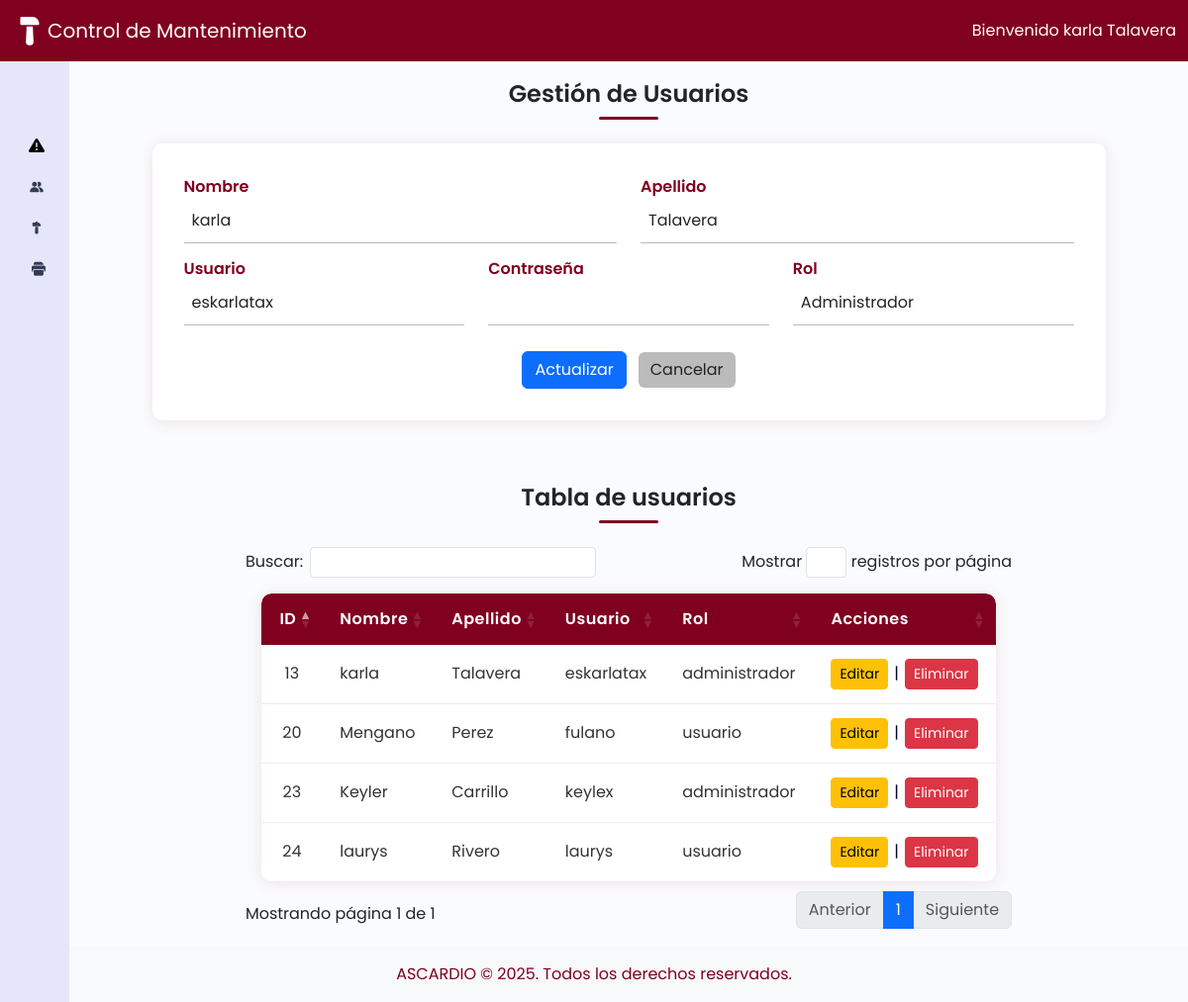
Screenshot of /index.php?vista=usuarios&editar=13 (signed in) with the database file from the repository.
### tables this page shows
CREATE TABLE `usuarios` (
  `id` int(11) NOT NULL,
  `nombre` varchar(50) NOT NULL,
  `apellido` varchar(50) NOT NULL,
  `usuario` varchar(50) NOT NULL,
  `contrasena` varchar(255) NOT NULL,
  `rol` enum('administrador','usuario') NOT NULL DEFAULT 'usuario'
);

### controladores/controladorUsuario.php (called while the page is built, shortened)
<?php
require_once dirname(__DIR__) . '/modelos/modeloUsuario.php';
class controladorUsuario {
    private $modelo;
    public function __construct() {
        $this->modelo = new modeloUsuario();
    }
    public function mostrarUsuarios() {
        $usuarioEditar = null;
        if (isset($_GET['editar'])) {
            $idEditar = $_GET['editar'];
            $usuarios = $this->modelo->obtenerUsuarios();
            foreach ($usuarios as $u) {
                if ($u['id'] == $idEditar) {
                    $usuarioEditar = $u;
                    break;
                }
            }
        }
        $usuarios = $this->modelo->obtenerUsuarios();
        require dirname(__DIR__) . '/vistas/vistaUsuario.php';
    }
}

### modelos/modeloUsuario.php (called while the page is built, shortened)
<?php
require_once dirname(__DIR__) . '/config/conexion.php';
class modeloUsuario {
    private $conexion;
    public function __construct() {
        $bd = new Base_Datos();
        $this->conexion = $bd->Conexion_Base_Datos();
    }
    public function obtenerUsuarios() {
        $sql = "SELECT * FROM usuarios";
        $stmt = $this->conexion->prepare($sql);
        $stmt->execute();
        return $stmt->fetchAll(PDO::FETCH_ASSOC);
    }
}

### config/conexion.php (called while the page is built, shortened)
<?php
  class Base_Datos{
    private $Nombre_Servidor = "localhost";
    private $Nombre_Base_Datos = "Mantenimiento_AscardioDB;";
    private $Nombre_Usuario = "root";
    private $Pass = "";
    public function Conexion_Base_Datos(){
       $this->Conexion = null;
       try{
             $this-> Conexion = new PDO("mysql:host={$this->Nombre_Servidor};dbname={$this->Nombre_Base_Datos}",
             $this->Nombre_Usuario,
             $this->Pass
        );
        $this->Conexion->setAttribute(PDO::ATTR_ERRMODE, PDO::ERRMODE_EXCEPTION);
       }catch(PDOException $e){
         die ("Error de Conexion:" . $e->getMessage());
       }
       return $this->Conexion;
    }
    }
?>

### vistas/vistaUsuario.php (the view, shortened to what this page needs)
<?php include 'header.php'; ?>
<div class="main p-3">
    <h1>Gestión de Usuarios</h1>
    <div class="titulo-linea"></div>
    <form method="POST" class="device-form mb-4">
        <section class="form-row">
            <label class="form-label flex-grow">
                Nombre
                <input type="text" class="form-control" name="nombre" required value="<?= isset($usuarioEditar) && $usuarioEditar ? htmlspecialchars($usuarioEditar['nombre']) : '' ?>">
            </label>
            <label class="form-label flex-grow">
                Apellido
                <input type="text" class="form-control" name="apellido" required value="<?= isset($usuarioEditar) && $usuarioEditar ? htmlspecialchars($usuarioEditar['apellido']) : '' ?>">
            </label>
        </section>
        <section class="form-row">
            <label class="form-label flex-grow">
                Usuario
                <input type="text" class="form-control" name="usuario" required value="<?= isset($usuarioEditar) && $usuarioEditar ? htmlspecialchars($usuarioEditar['usuario']) : '' ?>">
            </label>
            <label class="form-label flex-grow">
                Contraseña
                <input type="password" class="form-control" name="contrasena" <?= isset($usuarioEditar) && $usuarioEditar ? '' : 'required' ?>>
            </label>
            <label class="form-label flex-grow">
                Rol
                <select class="form-control" name="rol" required>
                    <option value="administrador" <?= (isset($usuarioEditar) && $usuarioEditar && $usuarioEditar['rol'] == 'administrador') ? 'selected' : '' ?>>Administrador</option>
                </select>
            </label>
        </section>
        <div class="form-buttons">
            <?php if (isset($usuarioEditar) && $usuarioEditar): ?>
                <button type="submit" name="actualizar" class="btn btn-primary">Actualizar</button>
                <a href="index.php?vista=usuarios" class="btn btn-secondary">Cancelar</a>
            <?php else: ?>
                <button type="submit" name="registrar" class="btn btn-primary">Registrar</button>
            <?php endif; ?>
        </div>
    </form>
    <h1>Tabla de usuarios</h1>
    <div class="titulo-linea"></div>
    <table class="device-table" id="usuariosTable">
        <thead>
            <tr>
                <th>ID</th>
                <th>Nombre</th>
                <th>Apellido</th>
                <th>Usuario</th>
                <th>Rol</th>
                <th>Acciones</th>
            </tr>
        </thead>
        <tbody>
            <?php foreach ($usuarios as $u): ?>
                <tr>
                    <td><?= htmlspecialchars($u['id']) ?></td>
                    <td><?= htmlspecialchars($u['nombre']) ?></td>
                    <td><?= htmlspecialchars($u['apellido']) ?></td>
                    <td><?= htmlspecialchars($u['usuario']) ?></td>
                    <td><?= htmlspecialchars($u['rol']) ?></td>
                    <td>
                        <div style="display:flex;align-items:center;gap:6px;">
                            <a href="index.php?vista=usuarios&editar=<?= urlencode($u['id']) ?>" class="btn btn-sm btn-warning">Editar</a>
                            <span>|</span>
                            <a href="index.php?vista=usuarios&eliminar=<?= urlencode($u['id']) ?>" class="btn btn-sm btn-danger" onclick="return confirm('¿Seguro que deseas eliminar este usuario?')">Eliminar</a>
                        </div>
                    </td>
                </tr>
            <?php endforeach; ?>
        </tbody>
    </table>
</div>
<?php include 'footer.php'; ?>

### vistas/estilos/style.css (style rules this page uses)
a { text-decoration: none; }
span { color: rgb(3, 3, 54) }
h1 { font-weight: 600; font-size: 1.5rem; text-align: center; margin-bottom: 8px; }
body { font-family: 'Poppins', sans-serif; }
.main { min-height: 100vh; width: 100%; overflow: hidden; background-color: #fafbfe; display: flex; flex-direction: column; align-items: center; }
.main { margin-top: 65px; margin-left: 70px; }

### vistas/estilos/estiloDispositivos.css (style rules this page uses)
.device-form { background: #fff; padding: 32px 32px 24px 32px; border-radius: 10px; box-shadow: 0 2px 16px rgba(128,0,32,0.10); margin-bottom: 32px; width: 90%; margin-left: auto; margin-right: auto; display: flex; flex-direction: column; align-items: center; }
.device-form .form-row { display: flex; gap: 24px; width: 100%; justify-content: space-between; margin-bottom: 10px; }
.device-form .flex-grow { flex: 1 1 0; margin-bottom: 16px; }
.device-form .form-control { border: none; border-bottom: 1.2px solid #bbb; border-radius: 0; padding: 10px 8px 10px 8px; font-size: 1rem; background: transparent; outline: none; box-shadow: none; width: 100%; transition: border-color 0.2s; }
.device-form .form-label { font-weight: 600; color: #800020; width: 100%; text-align: left; margin-bottom: 4px; }
.device-table { max-width: 900px; margin-left: auto; margin-right: auto; width: 95%; border-collapse: separate; border-spacing: 0; background: #fff; border-radius: 10px; overflow: hidden; box-shadow: 0 2px 16px rgba(128,0,32,0.10); font-family: 'Poppins', Arial, sans-serif; }
.device-table th, .device-table td { padding: 14px 18px; border-bottom: 1px solid #eee; text-align: left; font-size: 1rem; }
@media (min-width: 768px) { .main.p-3 { padding-left: 30px !important; padding-right: 30px !important; } }
.device-table th { background: #800020; color: #fff; font-weight: 600; letter-spacing: 0.5px; border: none; }
.device-table tr:last-child td { border-bottom: none; }
.device-table td { color: #333; vertical-align: middle; }
.device-table th:first-child, .device-table td:first-child { text-align: center; width: 50px; }
.device-table th, .device-table td { position: relative; }
.device-table th:first-child { border-top-left-radius: 10px; }
.device-table th:last-child { border-top-right-radius: 10px; }
.device-table tr:last-child td:first-child { border-bottom-left-radius: 10px; }
.device-table tr:last-child td:last-child { border-bottom-right-radius: 10px; }
.device-form .form-buttons { display: flex; gap: 12px; margin-top: 12px; margin-bottom: 8px; align-items: center; }
.device-form .btn-secondary { background: #bbb; color: #222; border: none; transition: background 0.2s; }

### vistas/estilos/estiloUsuarios.css (style rules this page uses)
.titulo-linea { width: 60px; height: 3px; background: #800020; margin: 0 auto 24px auto; border-radius: 2px; }

### rows the page displays
usuarios: nombre "karla", apellido "Talavera", usuario "eskarlatax", rol "Administrador", id "13", rol "administrador"
usuarios: id "20", nombre "Mengano", apellido "Perez", usuario "fulano", rol "usuario"
usuarios: id "23", nombre "Keyler", apellido "Carrillo", usuario "keylex", rol "administrador"
usuarios: id "24", nombre "laurys", apellido "Rivero", usuario "laurys", rol "usuario"
